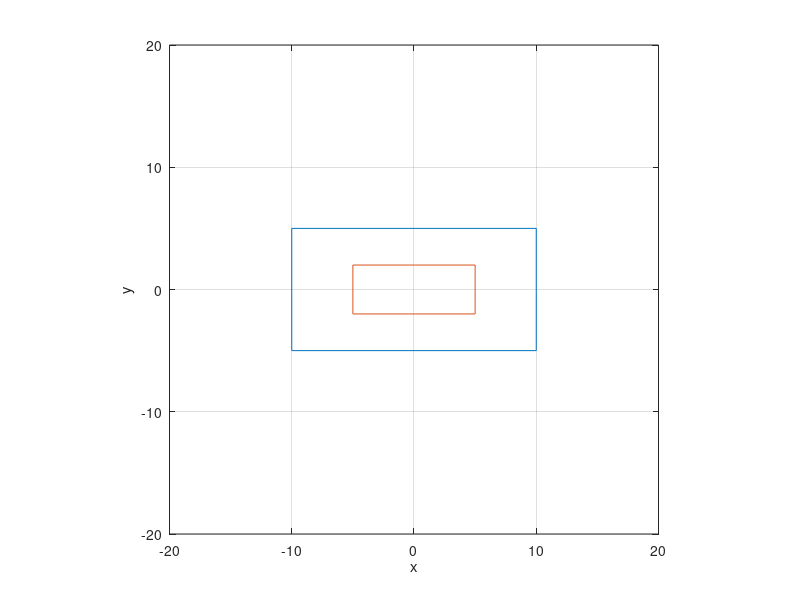

The MATLAB source for this figure:
x1 = [-10,10,10,-10,-10];
y1 = [ -5,-5, 5,  5, -5];
x2 = [ -5, 5, 5, -5, -5];
y2 = [ -2,-2, 2,  2, -2];
plot(x1,y1, x2,y2)
v = [-20,20,-20,20];
axis(v);axis('square');
grid;
xlabel('x')
ylabel('y')
